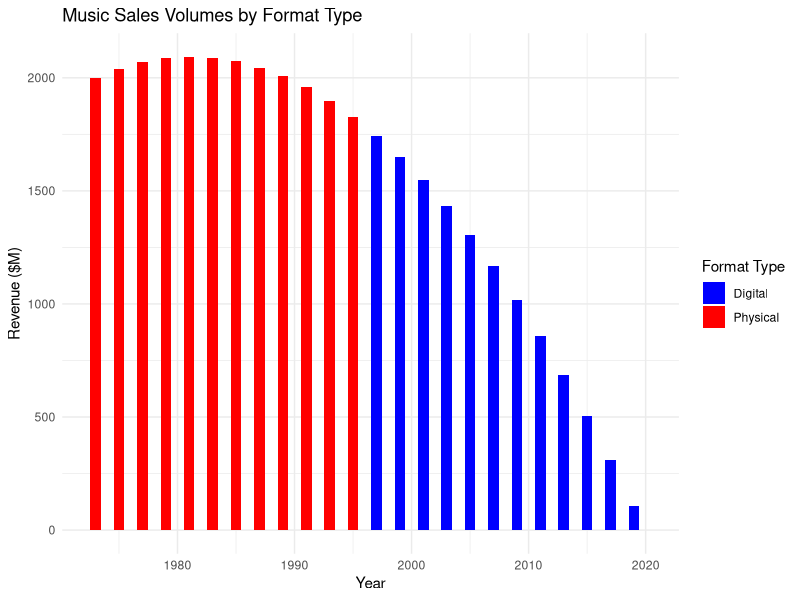

Reproduce this figure in R.
#### Preamble ####
# Purpose: Simulates the RIAA dataset
# Author: Liban Timir
# Date: 18 April 2024 
# Contact: liban.timir@mail.utoronto.ca
# License: MIT


#### Workspace setup ####
library(tidyverse) #loads the tidyverse library
library(ggplot2) #loads the ggplot2 library

#### Simulate data ####
years <- 1973:2020 #creates the "year" variable

physical_sales_revenue <- c(seq(2000, 5000, length.out = 24), 
                            exp(seq(log(5000), log(500), length.out = 24)))
#simulates physical sales revenue

digital_sales_revenue <- c(rep(0, 24), 
                           exp(seq(log(1), log(7000), length.out = 24)))
#simulates digital sales revenue

physical_distribution <- seq(1, 0, length.out = 48)
digital_distribution <- seq(0, 1, length.out = 48)
#simulates linear distributions for physical and digital formats

interleaved_revenue <- numeric(length = 48)
interleaved_revenue[seq(1, 48, by = 2)] <- physical_sales_revenue * 
  physical_distribution[seq(1, 48, by = 2)]
interleaved_revenue[seq(2, 48, by = 2)] <- digital_sales_revenue * 
  digital_distribution[seq(2, 48, by = 2)]
#simulates revenue

music_data <- tibble(
  Year = years,
  Format = rep(c("Physical", "Digital"), each = 24),
  Revenue = interleaved_revenue
)

print(head(music_data))
#makes a tibble of the years, formats, and revenue simulated and displays them

ggplot(music_data, aes(x = Year, y = Revenue, fill = Format)) +
  geom_bar(stat = "identity") +
  scale_fill_manual(values = c("Physical" = "red", "Digital" = "blue")) +
  labs(x = "Year", y = "Revenue ($M)", fill = "Format Type",
       title = "Music Sales Volumes by Format Type") +
  theme_minimal()
#creates a bar graph using the simulated data


